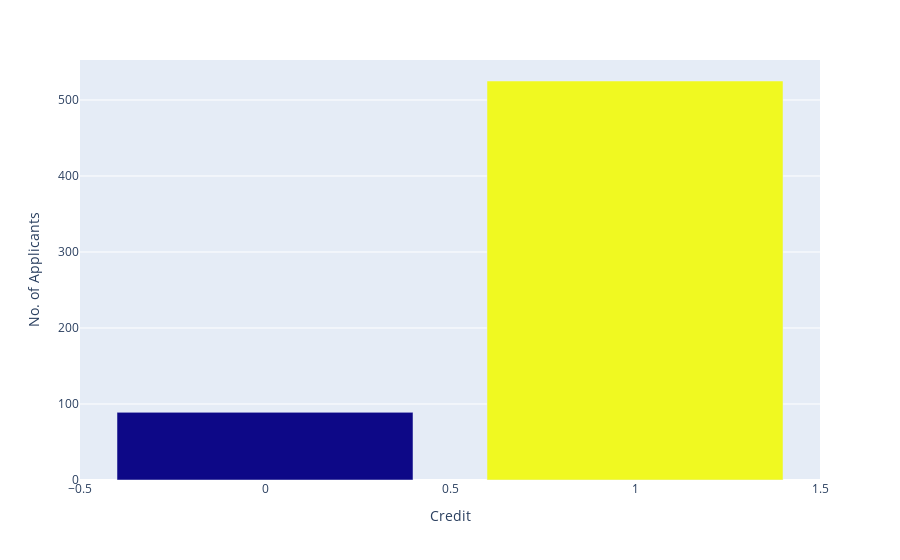

The notebook cell saved with this chart:
### Code cell
temp = train_data['Credit_History'].value_counts(ascending = True)
fig=px.bar(temp,x=temp.index,y=temp.values,color=temp.index)
fig.update_xaxes(title_text="Credit")
fig.update_yaxes(title_text="No. of Applicants")
fig.update_layout(coloraxis_showscale=False)
fig.show()

### Figure 1 — Plotly figure (JSON) as saved in the notebook; plotly's stock layout.template omitted (floating-point values rounded to 4 significant figures)
{"data": [{"alignmentgroup": "True", "hovertemplate": "index=%{marker.color}<br>y=%{y}<extra></extra>", "legendgroup": "", "marker": {"color": [0, 1], "coloraxis": "coloraxis", "pattern": {"shape": ""}}, "name": "", "offsetgroup": "", "orientation": "v", "showlegend": false, "textposition": "auto", "type": "bar", "x": [0, 1], "xaxis": "x", "y": [89, 525], "yaxis": "y"}], "layout": {"barmode": "relative", "coloraxis": {"colorbar": {"title": {"text": "index"}}, "colorscale": [[0, "#0d0887"], [0.1111, "#46039f"], [0.2222, "#7201a8"], [0.3333, "#9c179e"], [0.4444, "#bd3786"], [0.5556, "#d8576b"], [0.6667, "#ed7953"], [0.7778, "#fb9f3a"], [0.8889, "#fdca26"], [1, "#f0f921"]], "showscale": false}, "legend": {"tracegroupgap": 0}, "margin": {"t": 60}, "xaxis": {"anchor": "y", "domain": [0, 1], "title": {"text": "Credit"}}, "yaxis": {"anchor": "x", "domain": [0, 1], "title": {"text": "No. of Applicants"}}}}
